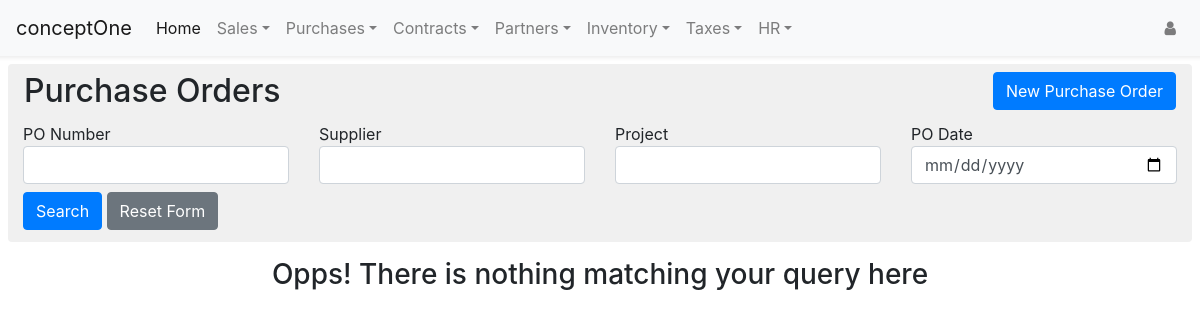
The app's page /purchase/listpurchaseorders/, older data.
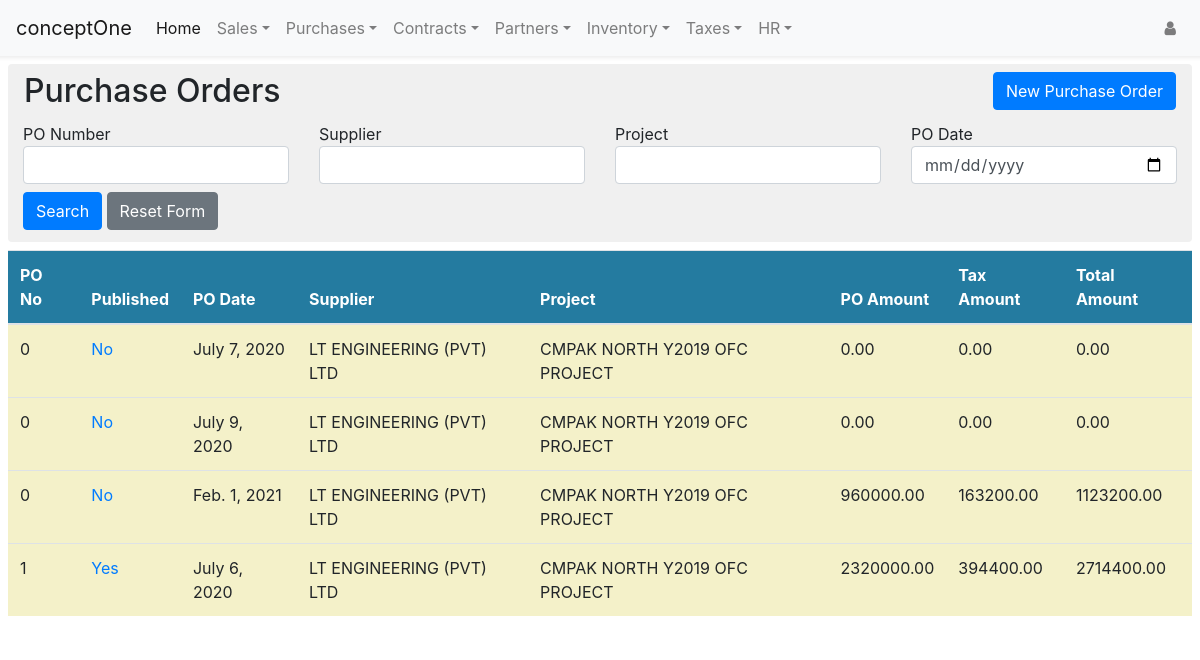
The same page, newer data.
### purchaseApp/models.py (models this page shows, shortened)
class PurchaseOrder(models.Model):
    po_number = models.CharField(verbose_name='PO Number',max_length=48,blank=True)
    po_serial_number = models.IntegerField(blank=True,default=0)
    po_date = models.DateField()
    supplier = models.ForeignKey(Supplier, on_delete=models.PROTECT)
    project = models.ForeignKey(Project, on_delete=models.PROTECT)
    po_amount = models.DecimalField(max_digits=14, decimal_places=2, default=0.00)
    tax_rate = models.ForeignKey(Tax, on_delete=models.PROTECT)
    tax_amount = models.DecimalField(max_digits=14, decimal_places=2, default=0.00)
    total_amount = models.DecimalField(max_digits=14, decimal_places=2, default=0.00)
    published = models.BooleanField(default=False)
    published_date = models.DateTimeField(blank=True, null=True)
    read_status = models.IntegerField(default=0)
    created_on = models.DateTimeField(auto_now_add=True)
    updated_on = models.DateTimeField(auto_now=True)

### suppliersApp/models.py (models this page shows, shortened)
class Supplier(models.Model):
    supplier_code = models.CharField(max_length=16, unique=True)
    supplier_name = models.CharField(max_length=128, unique=True)
    supplier_address = models.CharField(max_length=264)
    supplier_city = models.CharField(max_length=128)
    supplier_phone = models.CharField(max_length=128, blank=True)
    supplier_fax = models.CharField(max_length=128, blank=True)
    supplier_email = models.EmailField(max_length=192, blank=True)
    supplier_ntn_number = models.CharField(max_length=128, blank=True)
    created_on = models.DateTimeField(auto_now_add=True)
    updated_on = models.DateTimeField(auto_now=True)

### projectsApp/models.py (models this page shows, shortened)
class Project(models.Model):
    status_flags = [
        ('Completed','Completed'),
        ('On-Going','On-Going'),
        ('Delivered','Delivered'),
    ]
    company = models.ForeignKey(Company, on_delete=models.PROTECT)
    project_code = models.CharField(max_length=16, unique=True)
    project_name = models.CharField(max_length=128, unique=True)
    customer = models.ForeignKey(Customer, on_delete=models.PROTECT)
    project_status = models.CharField(max_length=16,choices=status_flags)
    contract_number = models.CharField(max_length=128, unique=True)
    contract_signing_date = models.DateField()
    award_date = models.DateField()
    delivery_date = models.DateField()
    created_on = models.DateTimeField(auto_now_add=True)
    updated_on = models.DateTimeField(auto_now=True)

### purchaseApp/views.py (the view)
# urls.py: path('listpurchaseorders/',views.ListPurchaseOrders.as_view(),name='ListPurchaseOrders'),
class ListPurchaseOrders(FormView):
    form_class = PurchaseOrderSearchForm
    template_name = 'purchaseapp/list_purchaseorders.html'
    def get_context_data(self, *args, **kwargs):
        context = super().get_context_data(*args,**kwargs)
        context['object_list'] = PurchaseOrder.objects.all().order_by('po_serial_number')
        return context

### purchaseApp/forms.py
class PurchaseOrderSearchForm(forms.Form):
    po_number = forms.CharField(label='PO Number', max_length=60, required=False, widget=forms.TextInput(attrs={'class': 'form-control form-control search_field'}))
    supplier = forms.CharField(label='Supplier', max_length=60, required=False, widget=forms.TextInput(attrs={'class': 'form-control form-control search_field'}))
    project = forms.CharField(label='Project', max_length=60, required=False, widget=forms.TextInput(attrs={'class': 'form-control form-control search_field'}))
    date = forms.DateField(label='PO Date', widget=forms.DateInput(attrs={'type':'date','class':'form-control form-control search_field'}))

### purchaseApp/templates/purchaseapp/list_purchaseorders.html (shortened to what this page needs)
{% extends "purchaseApp/base.html" %}
{% load static %}
{% block bodyblock %}
<body style="background-color: #FFFFFF;">
    <div class="rounded mt-2 mb-2 mr-2 ml-2" style="background-color: #f0f0f0;padding-bottom: 12px;">
      <div class="row pt-2 pb-1">
        <div class="col-6">
            <h2 class="ml-3 font-raleway">Purchase Orders</h2>
        </div>
        <div class="col-6 text-right">
            <a class="btn btn-primary mr-3" role="button" href="{% url 'purchaseApp:createpurchaseorder' %}">New Purchase Order</a>
        </div>
      </div>
      <form id="id_search_form" po-search-url = "{% url 'purchaseApp:PurchaseOrderQuery' %}" novalidate>
        <div class="row" style="margin-right: 0px;margin-left: 0px;">
          <div class="col-md-6 col-lg-3">
              {{form.po_number.label}}
              {{form.po_number}}
          </div>
          <div class="col-md-6 col-lg-3">
              {{form.supplier.label}}
              {{form.supplier}}
          </div>
          <div class="col-md-6 col-lg-3">
              {{form.project.label}}
              {{form.project}}
          </div>
          <div class="col-md-6 col-lg-3">
              {{form.date.label}}
              {{form.date}}
          </div>
          <div class="col-12 mt-2">
            <button id="id_search_btn" class="btn btn-primary" type="button">Search</button>
            <button id="reset_btn" class="btn btn-secondary" type="reset">Reset Form</button>
          </div>
        </div>
      </form>
    </div>
    <div class="mr-2 ml-2">
      <div class="table-responsive" style="background-color: #ffffff;">
        {% include "purchaseApp/tables/list_purchaseorderstable.html" %}
      </div>
    </div>
</body>
{% endblock bodyblock %}

### purchaseApp/templates/purchaseapp/tables/list_purchaseorderstable.html
    {% if object_list %}
    <table id="purchaseordertable" class="table">
        <thead style="background-color: #247ba0;color: #ffffff;">
            <tr>
                <th>PO No</th>
                <th>Published</th>
                <th>PO Date</th>
                <th>Supplier</th>
                <th>Project</th>
                <th>PO Amount</th>
                <th>Tax Amount</th>
                <th>Total Amount</th>
            </tr>
        </thead>
        <tbody style="background-color: #F4F1C9;">
          {% for item in object_list  %}
            <tr>
              <td>{{item.po_serial_number}}</td>
              {% if item.published %}
                  <td><a href= {% url 'purchaseApp:CreatePurchaseOrderItems' item.id %}>
                    Yes</a></td>
              {% else %}
                  <td><a href= {% url 'purchaseApp:CreatePurchaseOrderItems' item.id %}>
                    No</a></td>
              {% endif %}
              <td>{{item.po_date}}</td>
              <td>{{item.supplier.supplier_name}}</td>
              <td>{{item.project.project_name}}</td>
              <td>{{item.po_amount}}</td>
              <td>{{item.tax_amount}}</td>
              <td>{{item.total_amount}}</td>
            </tr>
            {% endfor %}
        </tbody>
    </table>
    {% else %}
      <div class="col-12 d-flex mt-2">
        <h3 class="mx-auto">Opps! There is nothing matching your query here</h3>
      </div>
    {% endif %}

Row changes from the older to the newer data that the page shows:
added PurchaseOrder: po_serial_number "0", published "No", po_date "July 7, 2020", supplier.supplier_name "LT ENGINEERING (PVT) LTD", project.project_name "CMPAK NORTH Y2019 OFC PROJECT", po_amount "0.00", tax_amount "0.00", total_amount "0.00"
added PurchaseOrder: po_serial_number "0", published "No", po_date "July 9, 2020", supplier.supplier_name "LT ENGINEERING (PVT) LTD", project.project_name "CMPAK NORTH Y2019 OFC PROJECT", po_amount "0.00", tax_amount "0.00", total_amount "0.00"
added PurchaseOrder: po_serial_number "0", published "No", po_date "Feb. 1, 2021", supplier.supplier_name "LT ENGINEERING (PVT) LTD", project.project_name "CMPAK NORTH Y2019 OFC PROJECT", po_amount "960000.00", tax_amount "163200.00", total_amount "1123200.00"
added PurchaseOrder: po_serial_number "1", published "Yes", po_date "July 6, 2020", supplier.supplier_name "LT ENGINEERING (PVT) LTD", project.project_name "CMPAK NORTH Y2019 OFC PROJECT", po_amount "2320000.00", tax_amount "394400.00", total_amount "2714400.00"
Text that changed along with them:
text no longer shown: "Opps! There is nothing matching your query here"
text now shown: "PO No Published PO Date Supplier Project PO Amount Tax Amount Total Amount"
